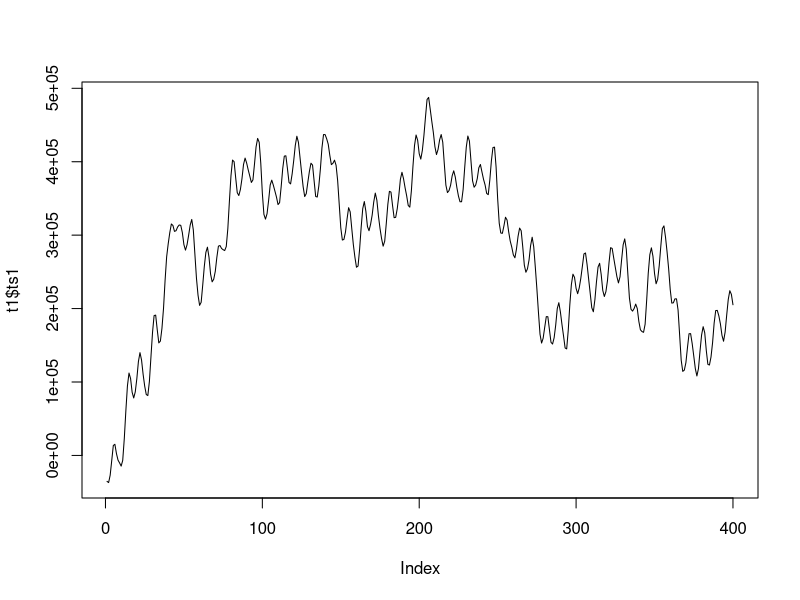
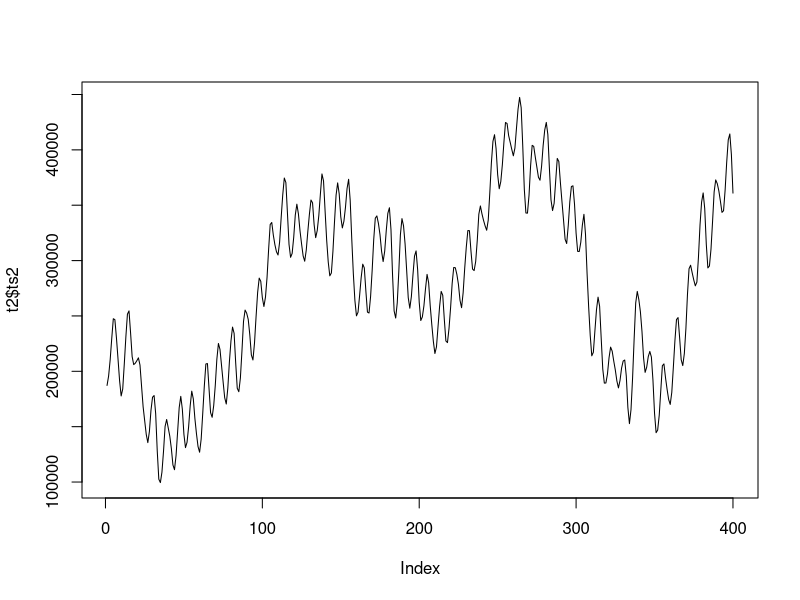
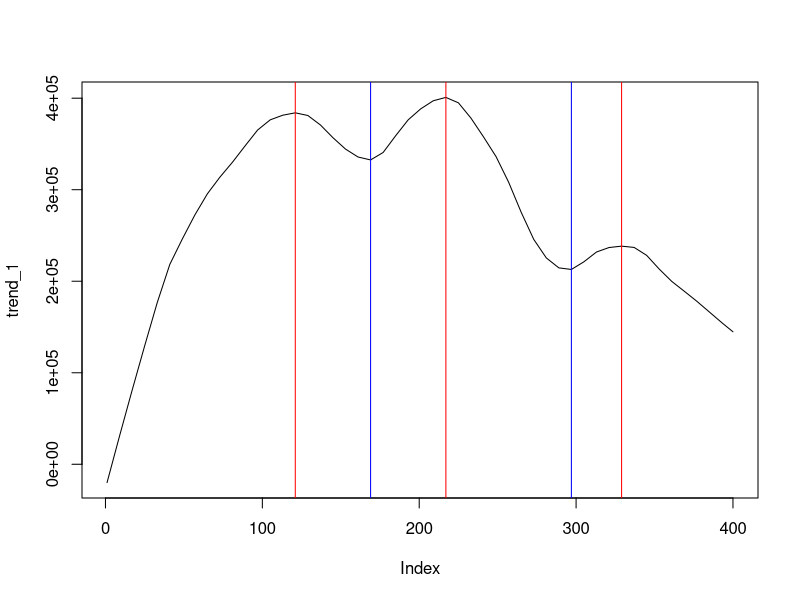
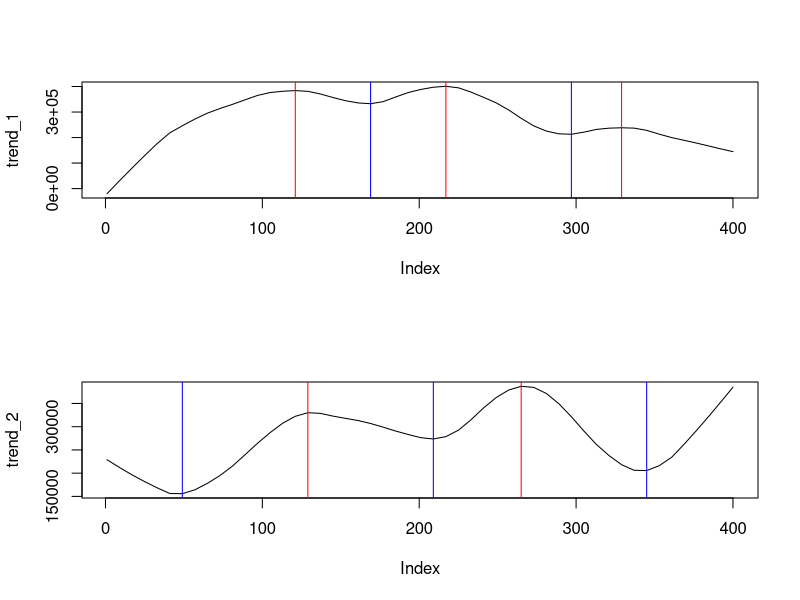

R code for these plots, in order:
## ---- chunk 1
# reading data sources, 2 time series
t1=read.csv("ts_1.txt")
t2=read.csv("ts_2.txt")


# plotting...
plot(t1$ts1, type = 'l')
plot(t2$ts2, type = 'l')

## ---- chunk 2
# first create the time series object, with frequency = 50, and then apply the stl function.
stl_1=stl(ts(t1$ts1, frequency=50), "periodic")
stl_2=stl(ts(t2$ts2, frequency=50), "periodic")
## ---- chunk 3
ts_max<-function(signal)
{
  points_max=which(diff(sign(diff(signal)))==-2)+1
  return(points_max)
}

ts_min<-function(signal)
{
  points_min=which(diff(sign(diff(-signal)))==-2)+1
  return(points_min)
}
## ---- chunk 4
trend_1=as.numeric(stl_1$time.series[,2])

max_1=ts_max(trend_1)
min_1=ts_min(trend_1)
	

## Plotting final results
plot(trend_1, type = 'l') 
abline(v=max_1, col="red") 
abline(v=min_1, col="blue")

## ---- chunk 5
# Max points:
max_1

# Min points:
min_1
## ---- chunk 6
trend_2=as.numeric(stl_2$time.series[,2])

max_2=ts_max(trend_2)
min_2=ts_min(trend_2)

# create two aligned plots	
par(mfrow=c(2,1))

## Plotting series 1
plot(trend_1, type = 'l') 
abline(v=max_1, col="red") 
abline(v=min_1, col="blue")

## Plotting series 2
plot(trend_2, type = 'l') 
abline(v=max_2, col="red") 
abline(v=min_2, col="blue")

